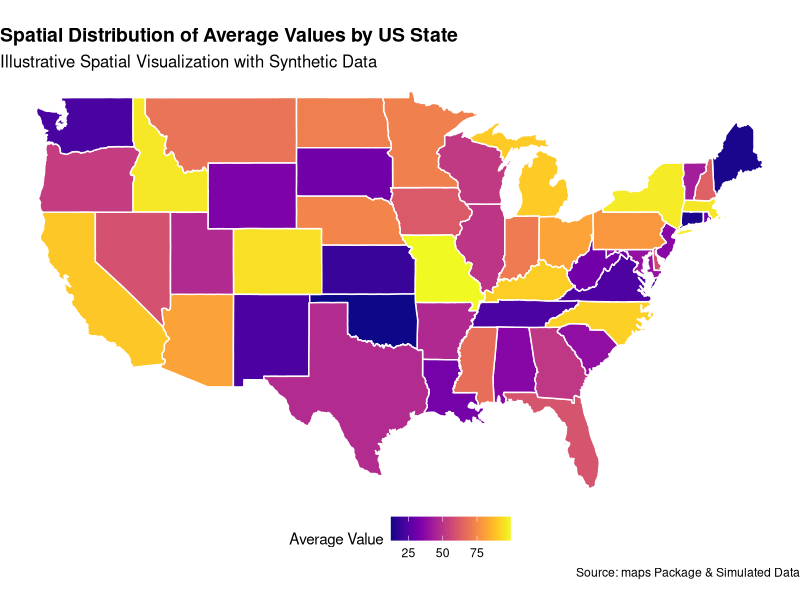

R code for this plot:
## ---- chunk 1
library(tidyverse)
library(maps)
library(viridis)

# Load US states map data
us_states <- map_data("state")

# Generate example data (using arbitrary values for demonstration)
set.seed(123)
state_data <- us_states |> 
  group_by(region) |> 
  summarise(avg_value = runif(1, 10, 100))

# Merge data with map
map_data_combined <- left_join(us_states, state_data, by = "region")

# Improved spatial visualization
ggplot(map_data_combined, aes(long, lat, group = group, fill = avg_value)) +
  geom_polygon(color = "white") +
  scale_fill_viridis(name = "Average Value", option = "plasma") +
  coord_fixed(1.3) +
  theme_void() +
  labs(title = "Spatial Distribution of Average Values by US State",
       subtitle = "Illustrative Spatial Visualization with Synthetic Data",
       caption = "Source: maps Package & Simulated Data") +
  theme(plot.title = element_text(face = "bold", size = 14),
        plot.subtitle = element_text(size = 12),
        legend.position = "bottom")
